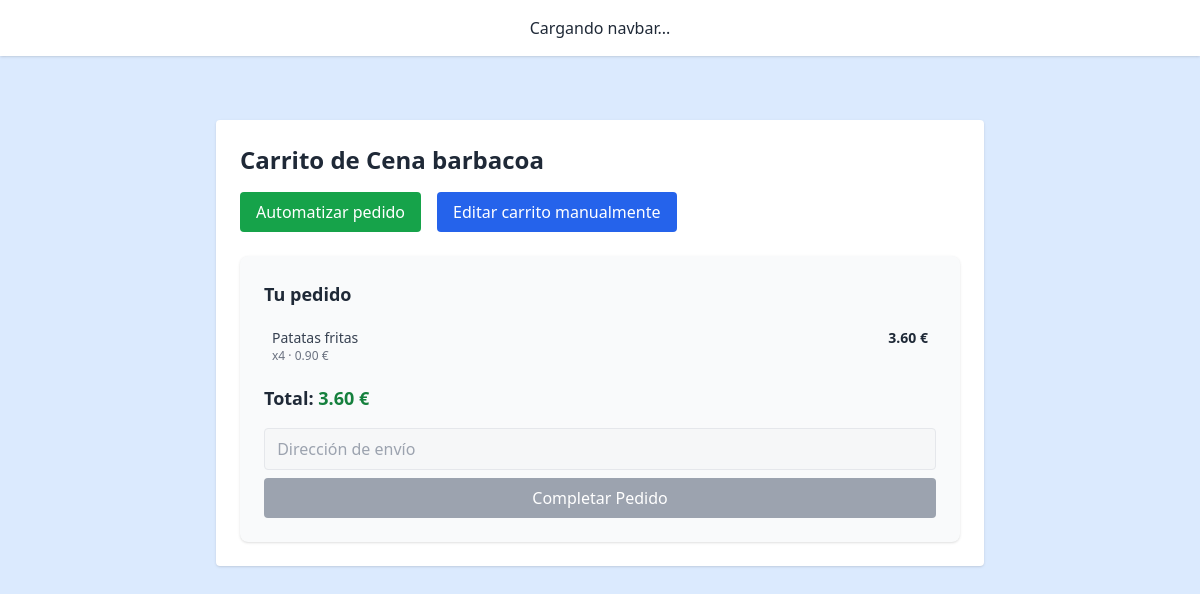
The app's page /cart/17/ (signed in) with its own data.
### core/models/group.py (models this page shows, shortened)
class Group(models.Model):
    name = models.CharField(max_length=100)
    creator = models.ForeignKey(UserAccount, on_delete=models.CASCADE, related_name='owned_groups')
    members = models.ManyToManyField(UserAccount, related_name='groups_in')
    people_count = models.IntegerField()
    duration_days = models.IntegerField()
    preferences = models.TextField(blank=True)
    restrictions = models.TextField(blank=True)
    created_at = models.DateTimeField(auto_now_add=True)
    high_consume = models.BooleanField(default=False)
    invite_code = models.CharField(max_length=10, unique=True, blank=True)
    description = models.TextField( blank=True,
        help_text="Descripción libre del plan del grupo. Por ejemplo: lo que quieren comer cada día o el tipo de evento"
    )

### core/models/product.py (models this page shows, shortened)
class Product(models.Model):
    name = models.TextField(max_length=100, help_text="Nombre del producto")
    price = models.DecimalField(max_digits=6, decimal_places=2, help_text="Precio del producto")
    stock = models.PositiveIntegerField(default=0, help_text="Cantidad disponible en el inventario")
    categories = models.ManyToManyField(Category, related_name='products')
    image = models.ImageField(upload_to='product_images/', blank=True, null=True, help_text="Imagen del producto")
    weight_kg = models.FloatField(
        null=True, blank=True,
        help_text="Peso total o capacidad del paquete del producto (en kilogramos o Litros). Ej: 0.5 para 500 gramos"
    )
    units = models.PositiveIntegerField(
        null=True, blank=True,
        help_text="Cantidad de unidades individuales que contiene el paquete. Ej: 6 para un pack de 6 latas"
    )
    weight_per_unit_kg = models.FloatField(
        null=True, blank=True,
        help_text="Peso o capacidad de una unidad del producto, si aplica (en kilogramos o litros). Ej: 0.33 para una lata de 330 ml"
    )
    description = models.TextField(
        blank=True,
        help_text="Descripción del producto (ingredientes, uso, etc.) para ayudar a OpenAI a planificar mejor"
    )

### core/models/cart_product.py (models this page shows, shortened)
class CartProduct(models.Model):
    cart = models.ForeignKey(Cart, on_delete=models.CASCADE, help_text="El carrito al que pertenece este producto")
    product = models.ForeignKey(Product, on_delete=models.CASCADE, help_text="El producto que está en el carrito")
    quantity = models.PositiveIntegerField(default=1, help_text="Cantidad de este producto en el carrito")

### core/views.py (the view)
# urls.py: path('cart/<int:pk>/', cart_detail_view, name='cart_detail'),
def cart_detail_view(request, pk):
    cart = get_object_or_404(Cart, pk=pk)
    if request.user not in cart.group.members.all() and not request.user.is_staff:
        return HttpResponseForbidden("No puedes ver este carrito.")
    cart_items = cart.cartproduct_set.select_related("product")
    products = [item.product for item in cart_items]
    total_price = sum(item.quantity * item.product.price for item in cart_items)
    return render(request, "core/cart/cart_detail.html", {
        "cart": cart,
        "group": cart.group,
        "cart_items": cart_items,
        "products": products,
        "total_price": total_price,
        "explanation": None
    })

### core/templatetags/custom_filters.py (called while the page is built)
@register.filter
def multiply(value, arg):
    try:
        return float(value) * float(arg)
    except (ValueError, TypeError):
        return ''

### core/templates/core/cart/cart_detail.html (shortened to what this page needs)
{% extends "base.html" %}
{% load custom_filters %}
{% block content %}
<div class="bg-white p-6 rounded shadow max-w-3xl mx-auto mt-10">
  <h2 class="text-2xl font-bold mb-4">Carrito de {{ group.name }}</h2>
  <div class="flex space-x-4 mb-6">
    <button
        hx-post="{% url 'cart_generate' cart.pk %}"
        hx-headers='{"X-CSRFToken": "{{ csrf_token }}"}'
        hx-target="body"
        hx-swap="outerHTML"
        class="bg-green-600 text-white px-4 py-2 rounded hover:bg-green-700"
    >
         Automatizar pedido
    </button>
    <a href="{% url 'cart_edit' cart.pk %}" class="bg-blue-600 text-white px-4 py-2 rounded hover:bg-blue-700">
     Editar carrito manualmente
    </a>
  </div>
  <div class="bg-gray-50 rounded-lg p-6 shadow">
    <h3 class="text-lg font-bold mb-4"> Tu pedido</h3>
    {% if cart_items %}
    <ul class="space-y-3 mb-4 text-sm text-gray-700">
        {% for product in products %}
          {% for item in cart_items %}
            {% if item.product.id == product.id %}
              <li
                class="flex justify-between hover:bg-blue-50 rounded px-2 py-1 transition cursor-pointer"
                hx-get="{% url 'product_detail_card' product.pk %}"
                hx-target="body"
                hx-swap="beforeend"
              >
                <div>
                  <p class="font-medium truncate">{{ product.name }}</p>
                  <p class="text-xs text-gray-500">x{{ item.quantity }} &middot; {{ product.price|floatformat:2 }} €</p>
                </div>
                <div class="font-semibold text-gray-800">
                  {% with total=product.price|multiply:item.quantity %}
                    {{ total|floatformat:2 }} €
                  {% endwith %}
                </div>
              </li>
            {% endif %}
          {% endfor %}
        {% endfor %}
    </ul>
      <p class="text-lg font-semibold mb-4">
        Total: <span class="text-green-700">{{ total_price|floatformat:2 }} €</span>
      </p>
      {% if request.user == cart.group.creator or request.user.is_staff %}
        <form method="POST" action="{% url 'order_create' cart.pk %}" class="space-y-4" hx-post="{% url 'order_create' cart.pk %}"  hx-target="#order-errors"  hx-swap="innerHTML">
          {% csrf_token %}
          <div id="order-errors"></div>
          <input type="text" name="direccion" placeholder=" Dirección de envío" class="w-full p-2 border rounded" required>
          <button class="w-full bg-green-600 hover:bg-green-700 text-white py-2 rounded">
             Completar pedido
          </button>
        </form>
      {% else %}
        <div class="space-y-2">
          <input type="text" name="direccion" placeholder=" Dirección de envío" class="w-full p-2 border rounded" disabled>
          <button
            class="w-full bg-gray-400 text-white py-2 rounded cursor-not-allowed"
            title="Solo el creador del grupo o un administrador puede completar el pedido"
            disabled
          >
            Completar Pedido
          </button>
        </div>
      {% endif %}
    {% else %}
      <p class="text-gray-600">Aún no hay productos en este carrito.</p>
    {% endif %}
  </div>
{% endblock %}

### records on screen
Group: name "Cena barbacoa"
Product: name "Patatas fritas", price "0.90"
CartProduct: quantity "4", total "3.60"

### other values on screen
{{ total_price|floatformat:2 }} "3.60"
